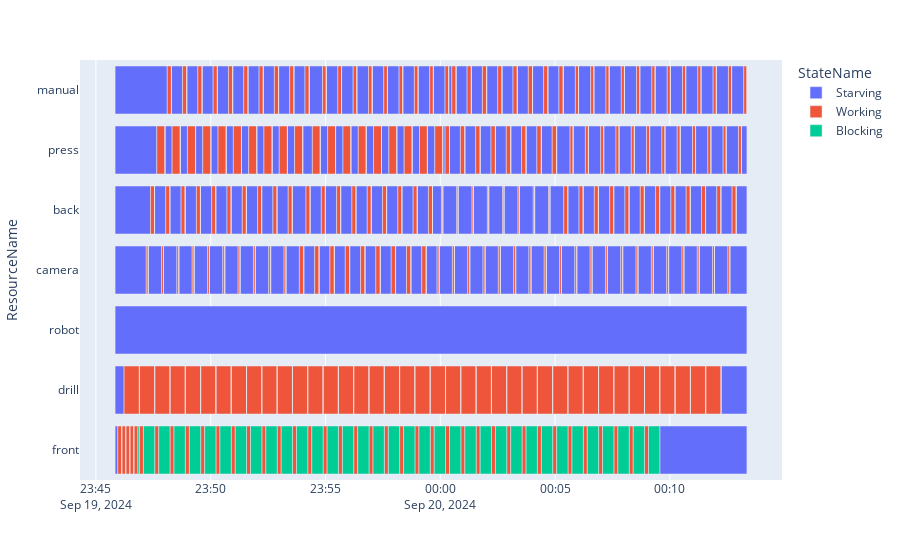

Notebook code cell kept with this figure:
### Code cell
lab=Lab()
lab.gate.Store.items = batchCreate(0,numJobs=30) #batchedExp
lab.run(3600)

df = pd.DataFrame(lab.env.state_log, columns=["Resource","ResourceName","State","StateName","Entity","?","timeIn","timeOut"])
df = df.loc[df.ResourceName.isin(["front","drill","robot","camera","back","press","manual"])]
fig = utils.createGantt(df)
fig.show()

makespan=df.timeOut.max()-df.timeIn.min()
print(makespan)

### Figure 1 — Plotly figure (JSON) as saved in the notebook; plotly's stock layout.template omitted (floating-point values rounded to 4 significant figures; data arrays with more than 128 entries replaced by an {"elided": "..."} marker saying what was removed)
{"data": [{"alignmentgroup": "True", "base": {"elided": "241 str values"}, "hovertemplate": "StateName=Starving<br>timeIn=%{base}<br>timeOut=%{x}<br>ResourceName=%{y}<extra></extra>", "legendgroup": "Starving", "marker": {"color": "#636efa", "pattern": {"shape": ""}}, "name": "Starving", "offsetgroup": "Starving", "orientation": "h", "showlegend": true, "textposition": "auto", "type": "bar", "x": {"elided": "241 float values"}, "xaxis": "x", "y": {"elided": "241 str values"}, "yaxis": "y"}, {"alignmentgroup": "True", "base": {"elided": "234 str values"}, "hovertemplate": "StateName=Working<br>timeIn=%{base}<br>timeOut=%{x}<br>ResourceName=%{y}<extra></extra>", "legendgroup": "Working", "marker": {"color": "#EF553B", "pattern": {"shape": ""}}, "name": "Working", "offsetgroup": "Working", "orientation": "h", "showlegend": true, "textposition": "auto", "type": "bar", "x": {"elided": "234 float values"}, "xaxis": "x", "y": {"elided": "234 str values"}, "yaxis": "y"}, {"alignmentgroup": "True", "base": {"elided": "234 str values"}, "hovertemplate": "StateName=Blocking<br>timeIn=%{base}<br>timeOut=%{x}<br>ResourceName=%{y}<extra></extra>", "legendgroup": "Blocking", "marker": {"color": "#00cc96", "pattern": {"shape": ""}}, "name": "Blocking", "offsetgroup": "Blocking", "orientation": "h", "showlegend": true, "textposition": "auto", "type": "bar", "x": {"elided": "234 int values"}, "xaxis": "x", "y": {"elided": "234 str values"}, "yaxis": "y"}], "layout": {"barmode": "overlay", "legend": {"title": {"text": "StateName"}, "tracegroupgap": 0}, "margin": {"t": 60}, "xaxis": {"anchor": "y", "domain": [0, 1], "type": "date"}, "yaxis": {"anchor": "x", "domain": [0, 1], "title": {"text": "ResourceName"}}}}
